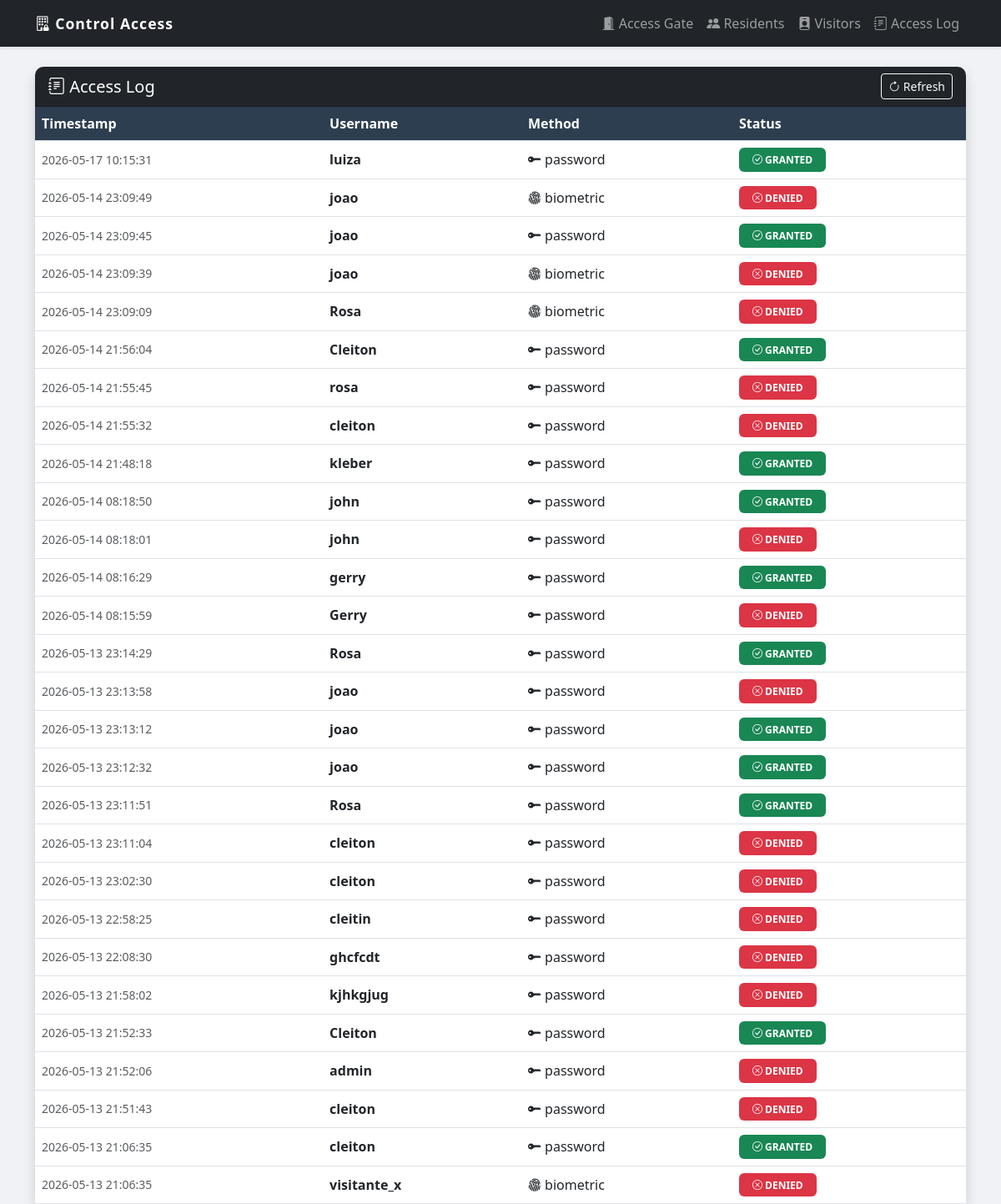
The app's page /log with its own data.
### tables this page shows
CREATE TABLE access_log (
                id        INTEGER PRIMARY KEY AUTOINCREMENT,
                username  TEXT NOT NULL,
                granted   INTEGER NOT NULL,
                method    TEXT NOT NULL,
                timestamp TEXT DEFAULT (datetime('now', 'localtime'))
            );

### server.py (the view)
@app.route('/log')
def log():
    with get_conn() as conn:
        rows = conn.execute(
            "SELECT timestamp, username, method, granted FROM access_log ORDER BY timestamp DESC"
        ).fetchall()
    return render_template('log.html', log=rows)

### database.py (called while the page is built)
def get_conn() -> sqlite3.Connection:
    conn = sqlite3.connect(DB_PATH)
    conn.row_factory = sqlite3.Row
    return conn

### templates/log.html
{% extends 'base.html' %}
{% block content %}
<div class="card shadow">
    <div class="card-header bg-dark text-white d-flex justify-content-between align-items-center">
        <h5 class="mb-0"><i class="bi bi-journal-text"></i> Access Log</h5>
        <a href="/log" class="btn btn-sm btn-outline-light">
            <i class="bi bi-arrow-clockwise"></i> Refresh
        </a>
    </div>
    <div class="card-body p-0">
        <table class="table table-hover align-middle mb-0">
            <thead>
                <tr>
                    <th>Timestamp</th>
                    <th>Username</th>
                    <th>Method</th>
                    <th>Status</th>
                </tr>
            </thead>
            <tbody>
                {% for entry in log %}
                <tr>
                    <td class="text-muted small">{{ entry['timestamp'] }}</td>
                    <td class="fw-semibold">{{ entry['username'] }}</td>
                    <td>
                        {% if entry['method'] == 'biometric' %}
                        <i class="bi bi-fingerprint"></i> biometric
                        {% else %}
                        <i class="bi bi-key-fill"></i> password
                        {% endif %}
                    </td>
                    <td>
                        {% if entry['granted'] %}
                        <span class="badge bg-success px-3 py-2">
                            <i class="bi bi-check-circle"></i> GRANTED
                        </span>
                        {% else %}
                        <span class="badge bg-danger px-3 py-2">
                            <i class="bi bi-x-circle"></i> DENIED
                        </span>
                        {% endif %}
                    </td>
                </tr>
                {% else %}
                <tr>
                    <td colspan="4" class="text-center text-muted py-4">No access attempts recorded yet.</td>
                </tr>
                {% endfor %}
            </tbody>
        </table>
    </div>
</div>
{% endblock %}

### templates/base.html (style rules this page uses)
body { background-color: #f0f2f5; }
thead th { background-color: #2c3e50 !important; color: white !important; }
.card { border: none; border-radius: 10px; }
.card-header { border-radius: 10px 10px 0 0 !important; }

### records on screen
access_log: timestamp "2026-05-17 10:15:31", username "luiza", method "password" (drawn), granted 1 (drawn)
access_log: timestamp "2026-05-14 23:09:49", username "joao", method "biometric" (drawn), granted 0 (drawn)
access_log: timestamp "2026-05-14 23:09:45", username "joao", method "password" (drawn), granted 1 (drawn)
access_log: timestamp "2026-05-14 23:09:39", username "joao", method "biometric" (drawn), granted 0 (drawn)
access_log: timestamp "2026-05-14 23:09:09", username "Rosa", method "biometric" (drawn), granted 0 (drawn)
access_log: timestamp "2026-05-14 21:56:04", username "Cleiton", method "password" (drawn), granted 1 (drawn)
access_log: timestamp "2026-05-14 21:55:45", username "rosa", method "password" (drawn), granted 0 (drawn)
access_log: timestamp "2026-05-14 21:55:32", username "cleiton", method "password" (drawn), granted 0 (drawn)
access_log: timestamp "2026-05-14 21:48:18", username "kleber", method "password" (drawn), granted 1 (drawn)
access_log: timestamp "2026-05-14 08:18:50", username "john", method "password" (drawn), granted 1 (drawn)
access_log: timestamp "2026-05-14 08:18:01", username "john", method "password" (drawn), granted 0 (drawn)
access_log: timestamp "2026-05-14 08:16:29", username "gerry", method "password" (drawn), granted 1 (drawn)
access_log: timestamp "2026-05-14 08:15:59", username "Gerry", method "password" (drawn), granted 0 (drawn)
access_log: timestamp "2026-05-13 23:14:29", username "Rosa", method "password" (drawn), granted 1 (drawn)
access_log: timestamp "2026-05-13 23:13:58", username "joao", method "password" (drawn), granted 0 (drawn)
access_log: timestamp "2026-05-13 23:13:12", username "joao", method "password" (drawn), granted 1 (drawn)
access_log: timestamp "2026-05-13 23:12:32", username "joao", method "password" (drawn), granted 1 (drawn)
access_log: timestamp "2026-05-13 23:11:51", username "Rosa", method "password" (drawn), granted 1 (drawn)
access_log: timestamp "2026-05-13 23:11:04", username "cleiton", method "password" (drawn), granted 0 (drawn)
access_log: timestamp "2026-05-13 23:02:30", username "cleiton", method "password" (drawn), granted 0 (drawn)
access_log: timestamp "2026-05-13 22:58:25", username "cleitin", method "password" (drawn), granted 0 (drawn)
access_log: timestamp "2026-05-13 22:08:30", username "ghcfcdt", method "password" (drawn), granted 0 (drawn)
access_log: timestamp "2026-05-13 21:58:02", username "kjhkgjug", method "password" (drawn), granted 0 (drawn)
access_log: timestamp "2026-05-13 21:52:33", username "Cleiton", method "password" (drawn), granted 1 (drawn)
access_log: timestamp "2026-05-13 21:52:06", username "admin", method "password" (drawn), granted 0 (drawn)
access_log: timestamp "2026-05-13 21:51:43", username "cleiton", method "password" (drawn), granted 0 (drawn)
access_log: timestamp "2026-05-13 21:06:35", username "cleiton", method "password" (drawn), granted 1 (drawn)
access_log: timestamp "2026-05-13 21:06:35", username "visitante_x", method "biometric" (drawn), granted 0 (drawn)
